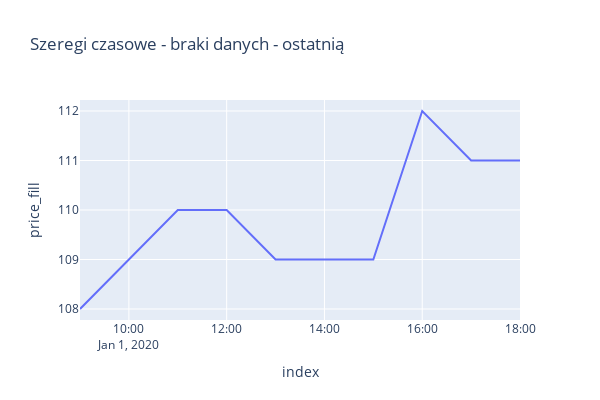

This figure's notebook cell:
### Markdown cell above
### Forward fill - uzupełanianie ostatnią

### Code cell
df_plotly = df.reset_index()
df_plotly["price_fill"] = df_plotly["price"].ffill() #fillna(method='ffill')
px.line(df_plotly, 'index', 'price_fill', width=600, height=400, title='Szeregi czasowe - braki danych - ostatnią')

### Figure 1 — Plotly figure (JSON) as saved in the notebook; plotly's stock layout.template omitted (floating-point values rounded to 4 significant figures)
{"data": [{"hovertemplate": "index=%{x}<br>price_fill=%{y}<extra></extra>", "legendgroup": "", "line": {"color": "#636efa", "dash": "solid"}, "marker": {"symbol": "circle"}, "mode": "lines", "name": "", "orientation": "v", "showlegend": false, "type": "scatter", "x": ["2020-01-01T09:00:00.000000000", "2020-01-01T10:00:00.000000000", "2020-01-01T11:00:00.000000000", "2020-01-01T12:00:00.000000000", "2020-01-01T13:00:00.000000000", "2020-01-01T14:00:00.000000000", "2020-01-01T15:00:00.000000000", "2020-01-01T16:00:00.000000000", "2020-01-01T17:00:00.000000000", "2020-01-01T18:00:00.000000000"], "xaxis": "x", "y": [108.0, 109.0, 110.0, 110.0, 109.0, 109.0, 109.0, 112.0, 111.0, 111.0], "yaxis": "y"}], "layout": {"height": 400, "legend": {"tracegroupgap": 0}, "title": {"text": "Szeregi czasowe - braki danych - ostatnią"}, "width": 600, "xaxis": {"anchor": "y", "domain": [0, 1], "title": {"text": "index"}}, "yaxis": {"anchor": "x", "domain": [0, 1], "title": {"text": "price_fill"}}}}
